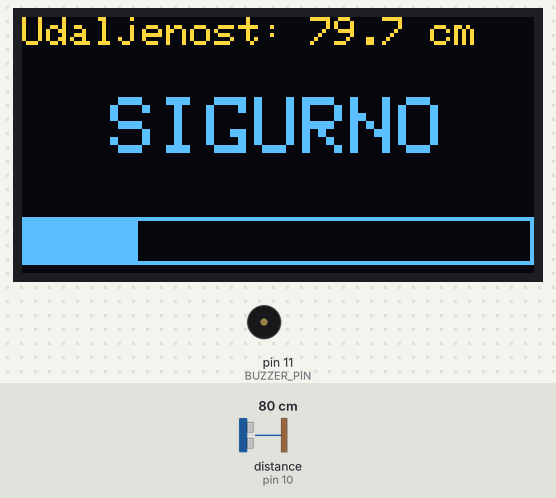
The sketch below on a simulated Arduino Uno, built with avr-gcc and run on an emulated ATmega328P. On the bench: 128×64 one-colour display, buzzer (waves = sounding, pin HIGH). Wiring (inferred from the names in the program): ultrasonic range finder: trigger pin 9; echo pin 10. Inputs (shaded band) come from the test bench; at power-on: distance to the obstacle (sensor on pin 10) 80 cm. The echo pulse lasts 58.3 µs per cm; the OLED is the two-colour kind (top 16 rows yellow); pins used as bus, display or sensor lines are not drawn.

Above: at 2.2 s.
2.3 s: distance to the obstacle (sensor on pin 10) set to 54 cm
At 3.6 s:
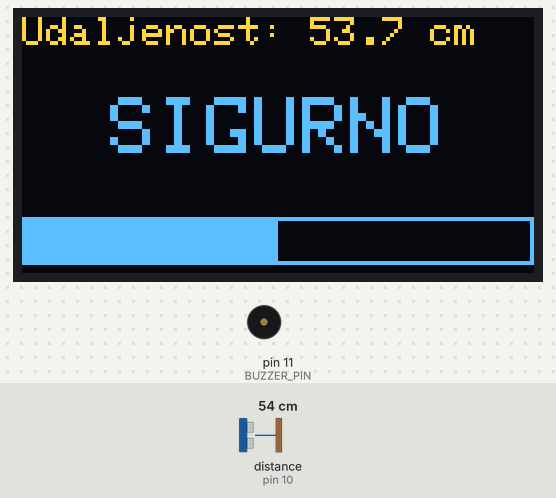
3.9 s: distance to the obstacle (sensor on pin 10) set to 46 cm
At 5.09 s:
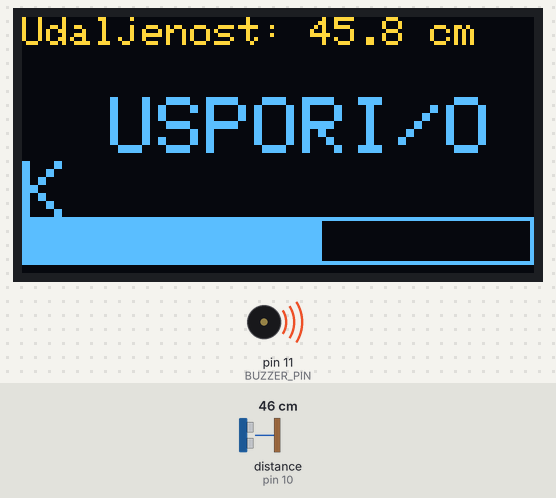
5.7 s: distance to the obstacle (sensor on pin 10) set to 12 cm
At 5.94 s:
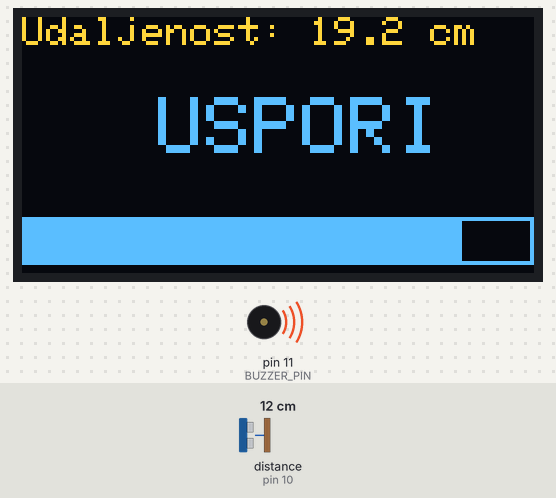
7.5 s: distance to the obstacle (sensor on pin 10) set to 9 cm
At 9.29 s:
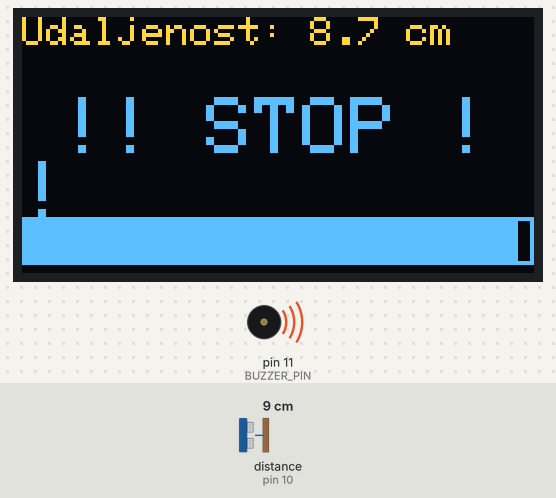
9.4 s: distance to the obstacle (sensor on pin 10) set to 15 cm
At 9.64 s:
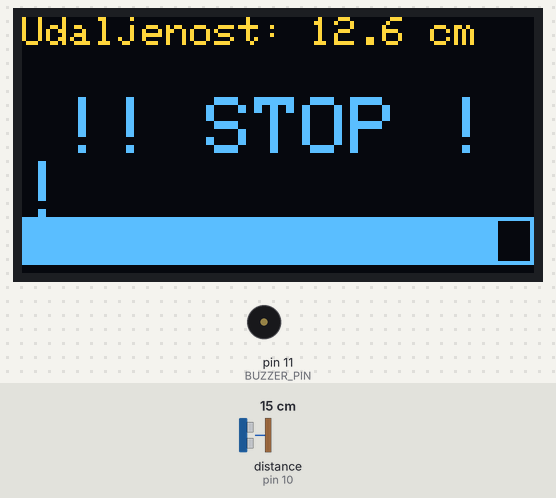
Timing chart, 0 to 12.0 s (numbered marks = the images above; inputs shaded):
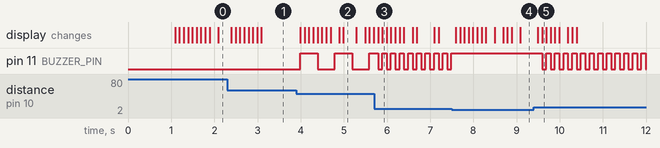

The sketch:

Parking_sensor.ino
```cpp
#include <Wire.h>
#include <Adafruit_GFX.h>
#include <Adafruit_SH110X.h>

//  Display
#define SCREEN_WIDTH 128
#define SCREEN_HEIGHT 64
Adafruit_SH1106G display(SCREEN_WIDTH, SCREEN_HEIGHT, &Wire, -1);

// Pins
const int TRIG_PIN = 9;
const int ECHO_PIN = 10;
const int BUZZER_PIN = 11;

// Buzzer
enum BuzzerType { BUZZER_ACTIVE, BUZZER_PASSIVE };
const BuzzerType BUZZER_TYPE = BUZZER_ACTIVE;
const int PASSIVE_TONE_FREQ_PULSE      = 2000;
const int PASSIVE_TONE_FREQ_CONTINUOUS = 3000;

//  Timing
unsigned long previousBuzzerMillis = 0;
unsigned long previousSensorMillis = 0;
unsigned long previousDisplayMillis = 0;

const long SENSOR_INTERVAL  = 60;
const long DISPLAY_INTERVAL = 100;

bool buzzerToneOn = false;
bool oledRadi = false;
float smoothedDistance = 200.0;

//  Zone
const float BOUNDS[4] = {10.0, 20.0, 35.0, 50.0};
const float HYSTERESIS = 3.0;
int zoneIndex = 4;

enum BuzzerMode { BUZZER_OFF, BUZZER_PULSE, BUZZER_CONTINUOUS };

struct ZoneConfig {
  const char* label;
  int beepIntervalMs;
  BuzzerMode mode;
};
const ZoneConfig ZONES[5] = {
  {"!! STOP !!", 0,   BUZZER_CONTINUOUS},
  {"  USPORI  ", 80,  BUZZER_PULSE},
  {"  USPORI  ", 200, BUZZER_PULSE},
  {" USPORI/OK", 400, BUZZER_PULSE},
  {" SIGURNO  ", 0,   BUZZER_OFF}
};

//  Senzor
float readDistance() {
  digitalWrite(TRIG_PIN, LOW);
  delayMicroseconds(2);
  digitalWrite(TRIG_PIN, HIGH);
  delayMicroseconds(10);
  digitalWrite(TRIG_PIN, LOW);

  long duration = pulseIn(ECHO_PIN, HIGH, 25000);
  float rawDistance = duration * 0.0343 / 2.0;

  if (rawDistance == 0 || rawDistance > 200) {
    rawDistance = 200;
  }
  return rawDistance;
}

void updateZone(float distance) {
  while (zoneIndex > 0 && distance <= BOUNDS[zoneIndex - 1]) {
    zoneIndex--;
  }
  while (zoneIndex < 4 && distance > BOUNDS[zoneIndex] + HYSTERESIS) {
    zoneIndex++;
  }
}

//              Buzzer logic
void setBuzzer(bool on, BuzzerMode mode) {
  if (BUZZER_TYPE == BUZZER_ACTIVE) {
    digitalWrite(BUZZER_PIN, on ? HIGH : LOW);
  } else {
    if (on) {
      int freq = (mode == BUZZER_CONTINUOUS) ? PASSIVE_TONE_FREQ_CONTINUOUS : PASSIVE_TONE_FREQ_PULSE;
      tone(BUZZER_PIN, freq);
    } else {
      noTone(BUZZER_PIN);
    }
  }
}

void updateBuzzer(unsigned long currentMillis) {
  const ZoneConfig& cfg = ZONES[zoneIndex];

  switch (cfg.mode) {
    case BUZZER_CONTINUOUS:
      setBuzzer(true, BUZZER_CONTINUOUS);
      break;

    case BUZZER_PULSE:
      if (currentMillis - previousBuzzerMillis >= (unsigned long)cfg.beepIntervalMs) {
        previousBuzzerMillis = currentMillis;
        buzzerToneOn = !buzzerToneOn;
        setBuzzer(buzzerToneOn, BUZZER_PULSE);
      }
      break;

    case BUZZER_OFF:
    default:
      buzzerToneOn = false;
      setBuzzer(false, BUZZER_OFF);
      break;
  }
}

// ---------- Display logic----------
void updateDisplay() {
  if (!oledRadi) return;

  const ZoneConfig& cfg = ZONES[zoneIndex];

  display.clearDisplay();

  display.setTextSize(1);
  display.setCursor(0, 0);
  display.print(F("Udaljenost: "));
  display.print(smoothedDistance, 1);
  display.println(F(" cm"));

  display.setTextSize(2);
  display.setCursor(10, 20);
  display.println(cfg.label);

  int barWidth = map(constrain((int)smoothedDistance, 5, 100), 5, 100, 128, 0);
  display.drawRect(0, 50, 128, 12, SH110X_WHITE);
  display.fillRect(0, 50, barWidth, 12, SH110X_WHITE);
  display.display();
}

// ---------- Setup / Loop ----------
void setup() {
  Serial.begin(9600);
  pinMode(TRIG_PIN, OUTPUT);
  pinMode(ECHO_PIN, INPUT);
  pinMode(BUZZER_PIN, OUTPUT);

  if (display.begin(0x3C, true)) {
    oledRadi = true;
    display.clearDisplay();
    display.setTextSize(1);
    display.setTextColor(SH110X_WHITE);
    display.setCursor(15, 20);
    display.println(F("PARKING SENZOR"));
    display.setCursor(30, 40);
    display.println(F("Inicijalizacija..."));
    display.display();
    delay(1000);
  } else {
    Serial.println(F("OLED nije pronadjen! Nastavljam rad bez zaslona."));
  }
}

void loop() {
  unsigned long currentMillis = millis();

  if (currentMillis - previousSensorMillis >= SENSOR_INTERVAL) {
    previousSensorMillis = currentMillis;
    float currentDistance = readDistance();
    smoothedDistance = (smoothedDistance * 0.6) + (currentDistance * 0.4);
    updateZone(smoothedDistance);
  }

  updateBuzzer(currentMillis);

  if (currentMillis - previousDisplayMillis >= DISPLAY_INTERVAL) {
    previousDisplayMillis = currentMillis;
    updateDisplay();
  }
}
```

Measured:
- the behaviour switches between 51 and 50 cm on distance to the obstacle (sensor on pin 10) (found by bisection; images 1 and 2)
- the behaviour switches between 11 and 10 cm on distance to the obstacle (sensor on pin 10) (found by bisection; images 3 and 4)
- the behaviour switches between 13 and 14 cm on distance to the obstacle (sensor on pin 10) (found by bisection; images 4 and 5)
- after the input at 2.3 s, the display: first changes after 0.09 s (image 1 shows a later state)
- after the input at 3.9 s, pin 11 (BUZZER_PIN): alternates HIGH for 0.40 s and LOW for 0.40 s, starting after 0.10 s; the display: first changes after 0.09 s (image 2 shows a later state)
- after the input at 5.7 s, pin 11 (BUZZER_PIN): alternates HIGH for 0.10 s and LOW for 0.10 s, starting after 0.09 s; the display: first changes after 0.09 s (image 3 shows a later state)
- after the input at 7.5 s, pin 11 (BUZZER_PIN): stops changing and stays HIGH
- after the input at 9.4 s, pin 11 (BUZZER_PIN): alternates HIGH for 0.10 s and LOW for 0.10 s, starting after 0.19 s
